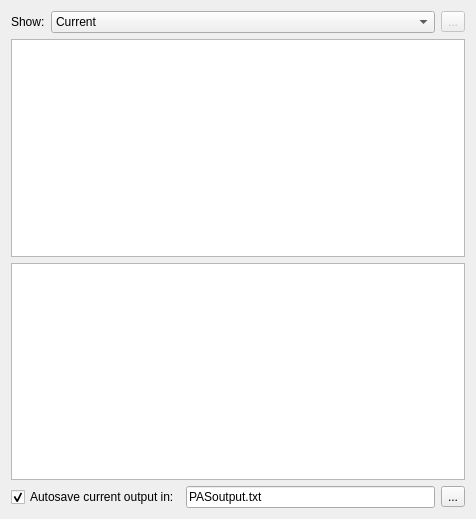
      <widget class="QWidget" name="OutputTab" >
       <property name="geometry" >
        <rect>
         <x>0</x>
         <y>0</y>
         <width>476</width>
         <height>519</height>
        </rect>
       </property>
       <attribute name="title" >
        <string>Output</string>
       </attribute>
       <layout class="QVBoxLayout" >
        <item>
         <layout class="QHBoxLayout" >
          <item>
           <widget class="QLabel" name="label_3" >
            <property name="text" >
             <string>Show:</string>
            </property>
           </widget>
          </item>
          <item>
           <widget class="QComboBox" name="previousOutputCB" >
            <property name="sizePolicy" >
             <sizepolicy vsizetype="Fixed" hsizetype="Expanding" >
              <horstretch>0</horstretch>
              <verstretch>0</verstretch>
             </sizepolicy>
            </property>
            <property name="toolTip" >
             <string>Choose whether to show the current output or the output from previous fits</string>
            </property>
            <item>
             <property name="text" >
              <string>Current</string>
             </property>
            </item>
            <item>
             <property name="text" >
              <string>All</string>
             </property>
            </item>
           </widget>
          </item>
          <item>
           <widget class="QToolButton" name="saveOutputBT" >
            <property name="enabled" >
             <bool>false</bool>
            </property>
            <property name="toolTip" >
             <string>Save previous output As...</string>
            </property>
            <property name="text" >
             <string>...</string>
            </property>
            <property name="icon" >
             <iconset resource="PAScual.qrc" >
              <normaloff>:/Icons/Icons/mine/CRfilesave.png</normaloff>:/Icons/Icons/mine/CRfilesave.png</iconset>
            </property>
           </widget>
          </item>
         </layout>
        </item>
        <item>
         <widget class="QTextEdit" name="outputTE" >
          <property name="lineWrapMode" >
           <enum>QTextEdit::NoWrap</enum>
          </property>
          <property name="readOnly" >
           <bool>true</bool>
          </property>
          <property name="textInteractionFlags" >
           <set>Qt::NoTextInteraction</set>
          </property>
         </widget>
        </item>
        <item>
         <widget class="QTextEdit" name="previousOutputTE" />
        </item>
        <item>
         <layout class="QHBoxLayout" >
          <property name="spacing" >
           <number>6</number>
          </property>
          <property name="margin" >
           <number>0</number>
          </property>
          <item>
           <widget class="QCheckBox" name="autosaveOutputCB" >
            <property name="toolTip" >
             <string>&lt;!DOCTYPE HTML PUBLIC "-//W3C//DTD HTML 4.0//EN" "http://www.w3.org/TR/REC-html40/strict.dtd">
&lt;html>&lt;head>&lt;meta name="qrichtext" content="1" />&lt;style type="text/css">
p, li { white-space: pre-wrap; }
&lt;/style>&lt;/head>&lt;body style=" font-family:'MS Shell Dlg 2'; font-size:8.25pt; font-weight:400; font-style:normal;">
&lt;p style=" margin-top:0px; margin-bottom:0px; margin-left:0px; margin-right:0px; -qt-block-indent:0; text-indent:0px;">If checked, the output for the next fit will be saved automatically.&lt;/p>
&lt;p style=" margin-top:0px; margin-bottom:0px; margin-left:0px; margin-right:0px; -qt-block-indent:0; text-indent:0px; font-size:8pt;">The output is appended, so the previous information is not overwritten.&lt;/p>&lt;/body>&lt;/html></string>
            </property>
            <property name="text" >
             <string>Autosave current output in:</string>
            </property>
            <property name="checked" >
             <bool>true</bool>
            </property>
           </widget>
          </item>
          <item>
           <widget class="QLineEdit" name="outputFileLE" >
            <property name="text" >
             <string>PASoutput.txt</string>
            </property>
           </widget>
          </item>
          <item>
           <widget class="QToolButton" name="outputFileSelectBT" >
            <property name="toolTip" >
             <string>Browse for a different autosave destination file</string>
            </property>
            <property name="text" >
             <string>...</string>
            </property>
           </widget>
          </item>
         </layout>
        </item>
       </layout>
      </widget>
